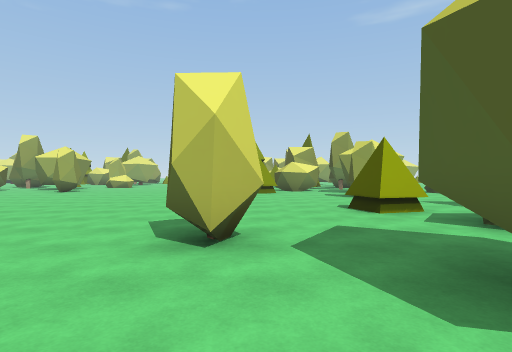
View 1 (above)

24 first-person views from a walk through a scene from a Unity 3-D project. The camera is 1.4 m above the floor, looks level and sees 80° across. The floor is counted in squares, 2 m on a side. Each view is taken from the middle of a square. On the plan, view 1 faces up. The plan holds only what a view shows up to about 10 squares ahead; the rest is blank. The place goes on beyond the plan.

View 2
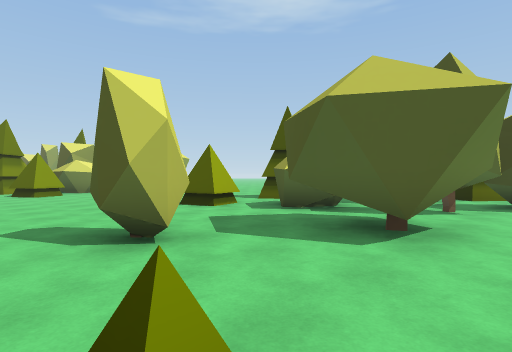

View 3
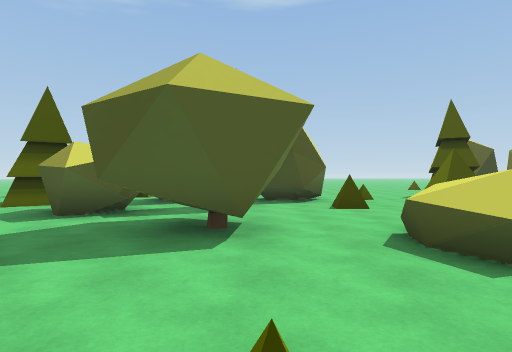

View 4
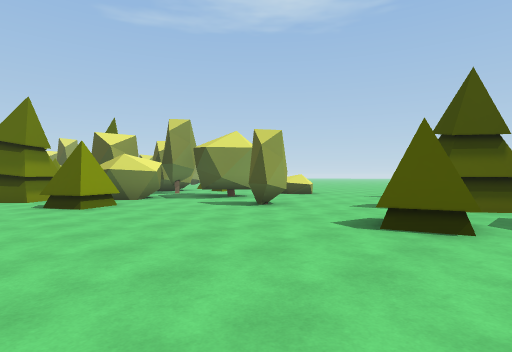

View 5
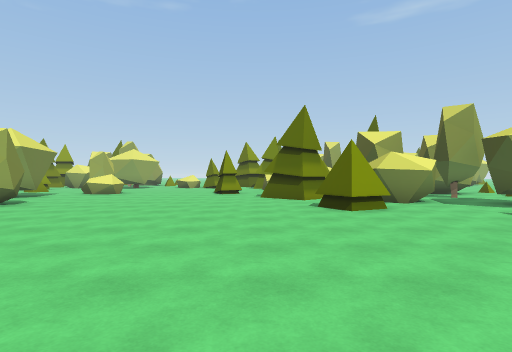

View 6
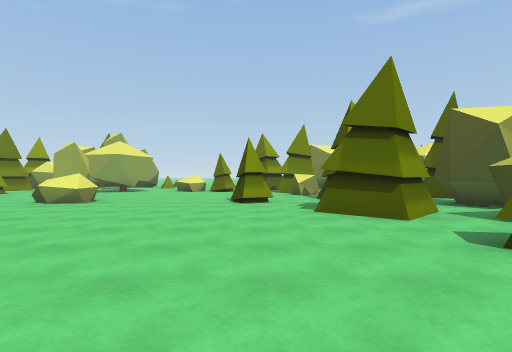

View 7
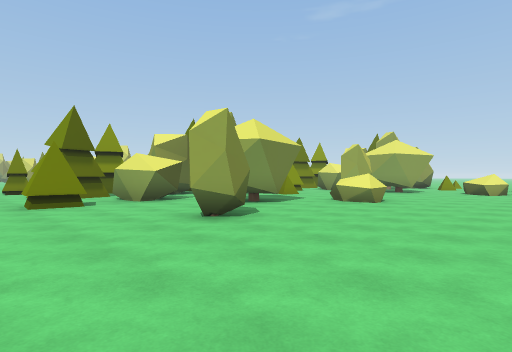

View 8
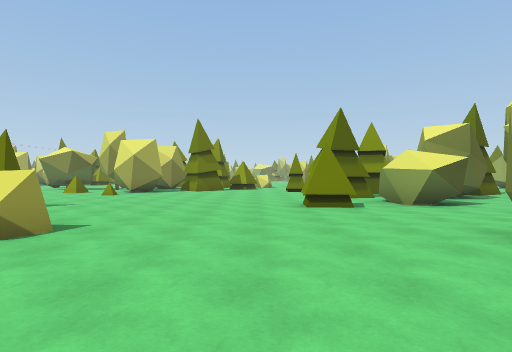

View 9
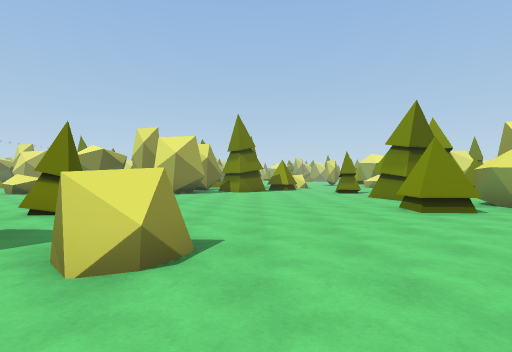

View 10
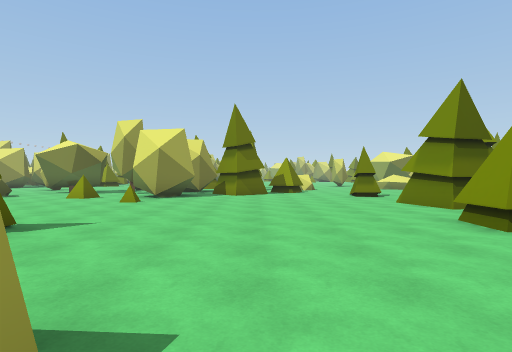

View 11
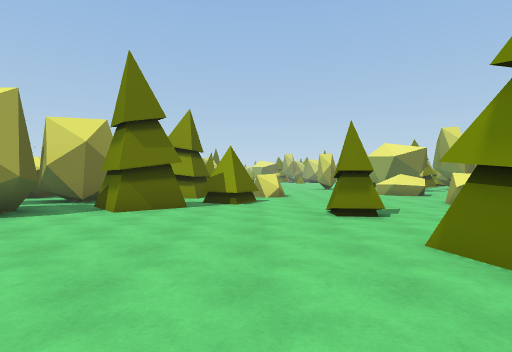

View 12
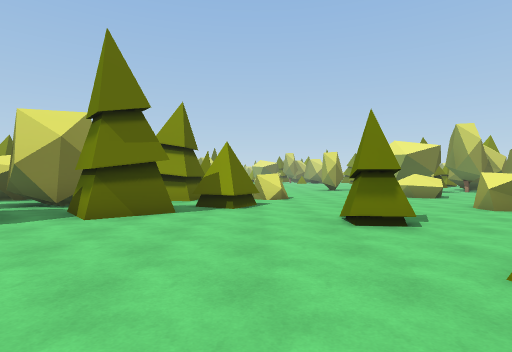

View 13
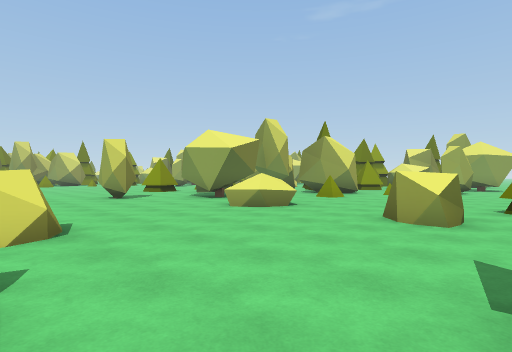

View 14
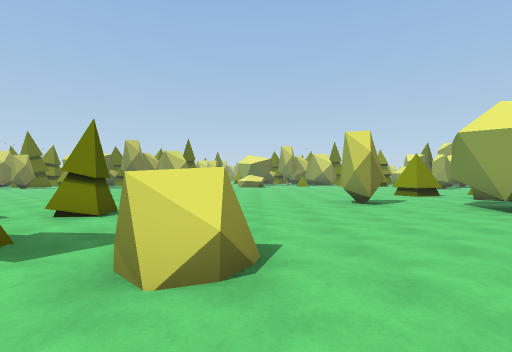

View 15
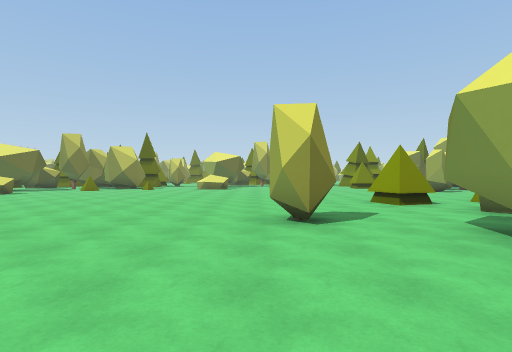

View 16
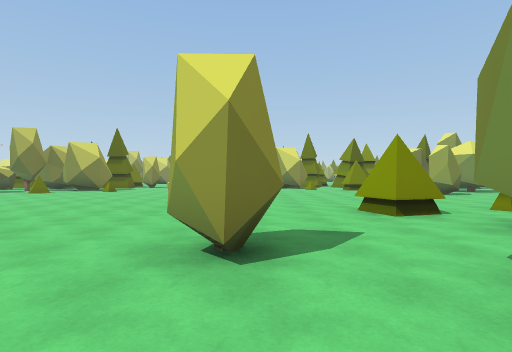

View 17
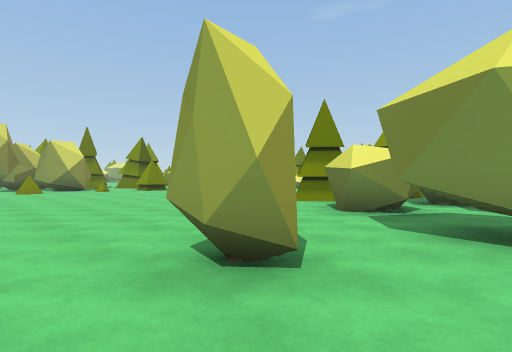

View 18
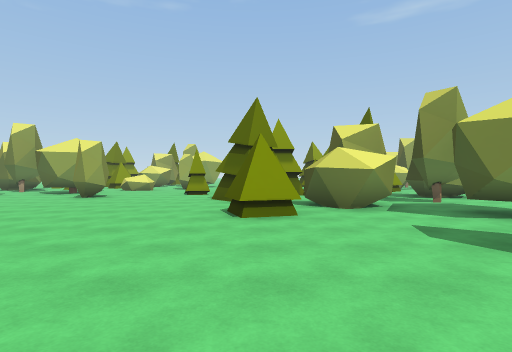

View 19
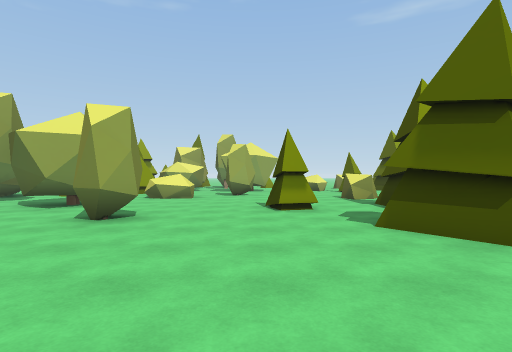

View 20
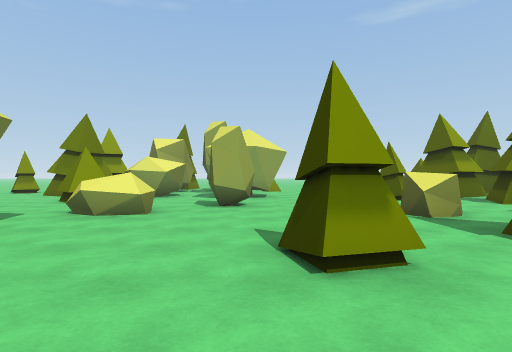

View 21
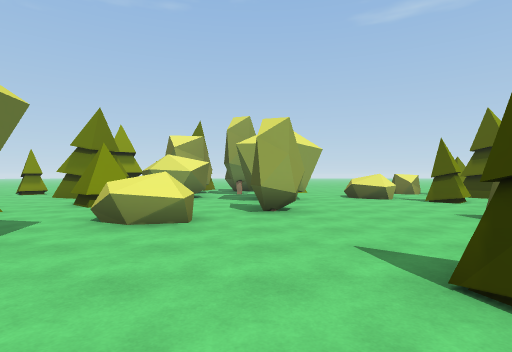

View 22
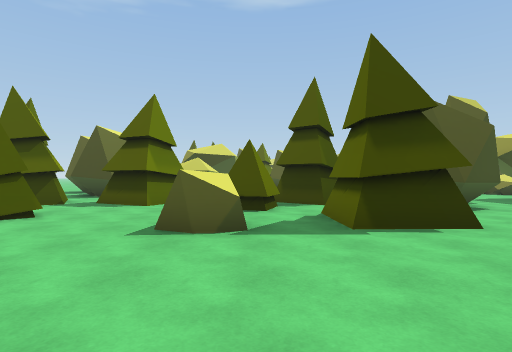

View 23
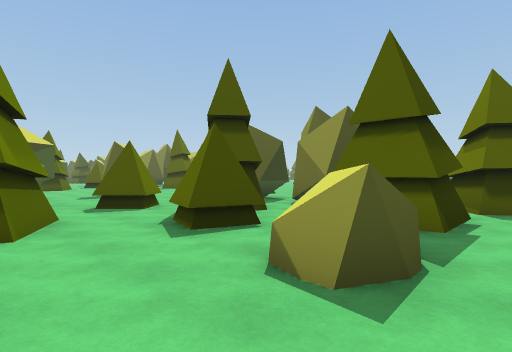

View 24
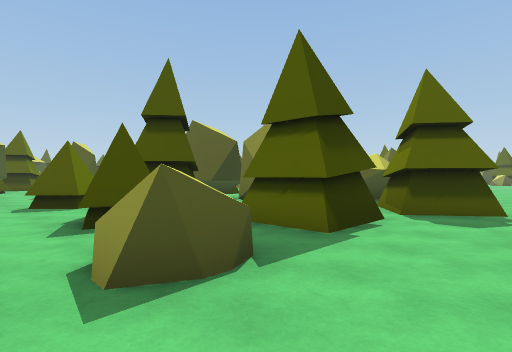

### Floor plan
Key: @ floor where view 1 was taken; # wall or solid block; x gap in a wall; . floor; / step, stairs or slope; = window, fence, low wall or low ledge; ^ raised ledge.
Columns run from 39 left of view 1 to 6 right of it. Each row starts with its distance up from view 1.
 30 ##.##..^...#
 29  .......#..#
 28 #..........##
 27 ...#........###
 26 .^^....^.....x...#
 25 .......=..#..#....
 24  ..........# ..
 23 #....#..#..#
 22 #............#    ..             ..
 21 ..#....#..##.#    ..            ...
 20 ......##..#...    ..         .#..... ..   #
 19 .......#.#..#. .. ..         ..^.... ./# ..
 18  ........##....... .         .=^....#./  #
 17   .....#...##  ... .#    #    ........  .#
 16   .........##. ^...=     #.. #........##.# x#
 15  ..............^..^^.    ##..#........#.###..
 14 ..........#..........   ####.............#.#
 13 ....................... #......#.......#...##
 12      ...............#..##..#................
 11    ...........................................
 10    ..........  ^..#........................#..
  9    ...............#...........................
  8    .........#..##.##..........................
  7    ............ #  ##.........^...........#.##
  6      ...  ...     ###...........  ........#..#
  5          ...      ####.........    ........#
  4          ..       #  #.....#..     .......##.
  3                 ##   .......        ..##.....
  2                      ......          ....# .#
  1                      .....           .=..##.##
  0                                      ..@.....#
 -1                                        .^^..#.

Positions as (right, up) in squares from view 1, and headings:
1: (0, 0), facing up
2: (-2, 0), facing up-right
3: (-2, 1), facing right
4: (-2, 5), facing up-right
5: (-2, 6), facing up
6: (-3, 10), facing up
7: (-4, 10), facing up-left
8: (-5, 10), facing left
9: (-6, 8), facing left
10: (-8, 8), facing left
11: (-13, 10), facing left
12: (-14, 10), facing left
13: (-19, 10), facing up-left
14: (-21, 11), facing left
15: (-24, 13), facing left
16: (-26, 14), facing left
17: (-27, 12), facing up-left
18: (-32, 11), facing up
19: (-35, 16), facing up
20: (-35, 20), facing up
21: (-36, 21), facing up
22: (-36, 25), facing right
23: (-33, 28), facing down-right
24: (-34, 27), facing down-right
